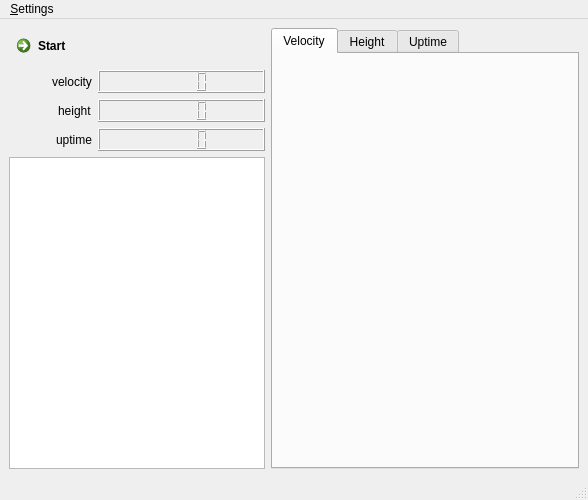
<?xml version="1.0" encoding="UTF-8"?>
<ui version="4.0">
 <class>MainWindow</class>
 <widget class="QMainWindow" name="MainWindow">
  <property name="geometry">
   <rect>
    <x>0</x>
    <y>0</y>
    <width>588</width>
    <height>500</height>
   </rect>
  </property>
  <property name="windowTitle">
   <string>Hyperloop Pod</string>
  </property>
  <widget class="QWidget" name="centralwidget">
   <layout class="QGridLayout" name="gridLayout_2">
    <item row="2" column="0">
     <layout class="QVBoxLayout" name="verticalLayout">
      <item>
       <widget class="QCommandLinkButton" name="startButton">
        <property name="sizePolicy">
         <sizepolicy hsizetype="Expanding" vsizetype="Preferred">
          <horstretch>0</horstretch>
          <verstretch>0</verstretch>
         </sizepolicy>
        </property>
        <property name="text">
         <string>Start</string>
        </property>
       </widget>
      </item>
      <item>
       <layout class="QGridLayout" name="gridLayout">
        <item row="2" column="0" alignment="Qt::AlignRight">
         <widget class="QLabel" name="uptimeLabel">
          <property name="text">
           <string>uptime</string>
          </property>
         </widget>
        </item>
        <item row="1" column="1" colspan="2">
         <widget class="QLCDNumber" name="heightLCD">
          <property name="sizePolicy">
           <sizepolicy hsizetype="Expanding" vsizetype="Minimum">
            <horstretch>0</horstretch>
            <verstretch>0</verstretch>
           </sizepolicy>
          </property>
         </widget>
        </item>
        <item row="0" column="0" alignment="Qt::AlignRight">
         <widget class="QLabel" name="velocityLabel">
          <property name="text">
           <string>velocity</string>
          </property>
         </widget>
        </item>
        <item row="1" column="0" alignment="Qt::AlignRight">
         <widget class="QLabel" name="heightLabel">
          <property name="text">
           <string>height</string>
          </property>
         </widget>
        </item>
        <item row="0" column="1" colspan="2">
         <widget class="QLCDNumber" name="velocityLCD">
          <property name="sizePolicy">
           <sizepolicy hsizetype="Expanding" vsizetype="Minimum">
            <horstretch>0</horstretch>
            <verstretch>0</verstretch>
           </sizepolicy>
          </property>
         </widget>
        </item>
        <item row="2" column="1" colspan="2">
         <widget class="QLCDNumber" name="uptimeLCD">
          <property name="sizePolicy">
           <sizepolicy hsizetype="Expanding" vsizetype="Minimum">
            <horstretch>0</horstretch>
            <verstretch>0</verstretch>
           </sizepolicy>
          </property>
         </widget>
        </item>
       </layout>
      </item>
      <item>
       <widget class="QPlainTextEdit" name="networkLog"/>
      </item>
     </layout>
    </item>
    <item row="2" column="1">
     <widget class="QTabWidget" name="tabWidget">
      <property name="sizePolicy">
       <sizepolicy hsizetype="Expanding" vsizetype="Expanding">
        <horstretch>1</horstretch>
        <verstretch>0</verstretch>
       </sizepolicy>
      </property>
      <property name="currentIndex">
       <number>0</number>
      </property>
      <widget class="QWidget" name="velocityTab">
       <attribute name="title">
        <string>Velocity</string>
       </attribute>
      </widget>
      <widget class="QWidget" name="heightTab">
       <attribute name="title">
        <string>Height</string>
       </attribute>
      </widget>
      <widget class="QWidget" name="uptimeTab">
       <attribute name="title">
        <string>Uptime</string>
       </attribute>
      </widget>
     </widget>
    </item>
   </layout>
  </widget>
  <widget class="QMenuBar" name="menubar">
   <property name="geometry">
    <rect>
     <x>0</x>
     <y>0</y>
     <width>588</width>
     <height>20</height>
    </rect>
   </property>
   <widget class="QMenu" name="menuSettings">
    <property name="title">
     <string>&amp;Settings</string>
    </property>
    <addaction name="actionNetwork"/>
   </widget>
   <addaction name="menuSettings"/>
  </widget>
  <widget class="QStatusBar" name="statusbar"/>
  <action name="actionNetwork">
   <property name="text">
    <string>&amp;Network</string>
   </property>
  </action>
 </widget>
 <resources/>
 <connections/>
</ui>
